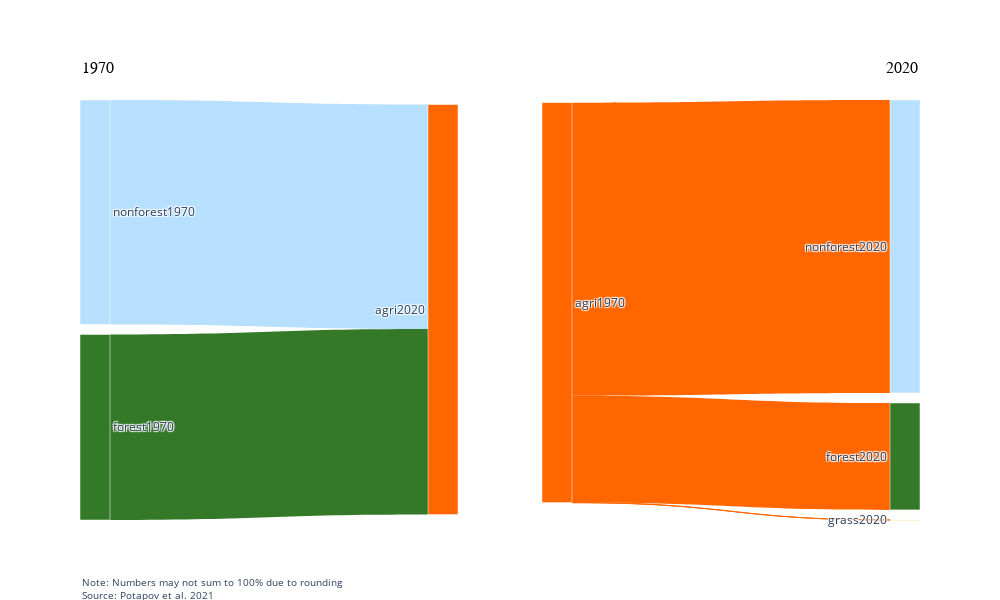

The code cell stored with this chart in its notebook:
### Code cell
import plotly.graph_objects as go

# Function to create a Sankey diagram from a dataframe
def create_sankey(df, tahun, node_scaling_factor, x, y):
    nodes = {}
    links = []
    node_colors = []
    link_colors = []

    for i in range(len(tahun) - 1):
        current_year = tahun[i]
        next_year = tahun[i + 1]

        gltct_current = f'GLCT{current_year}'
        color_current = f'color{current_year}'
        value_current = f'GAREA{current_year}'

        gltct_next = f'GLCT{next_year}'
        color_next = f'color{next_year}'
        value_next = f'GAREA{next_year}'

        for index, row in df.iterrows():
            source_node = row[gltct_current]
            target_node = row[gltct_next]
            color_source = row[color_current]

            if source_node not in nodes:
                nodes[source_node] = len(nodes)
                node_colors.append(color_source)
            if target_node not in nodes:
                nodes[target_node] = len(nodes)
                node_colors.append(row[color_next])

            link = {
                'source': nodes[source_node],
                'target': nodes[target_node],
                'value': row[value_next] * node_scaling_factor  # Scale node sizes
            }

            links.append(link)
            link_colors.append(color_source)

    return go.Sankey(
        domain=dict(
            x=x,  # Specify the x domain for positioning the plot
            y=y   # Specify the y domain for positioning the plot
        ),
        node=dict(
            pad=10,
            thickness=30,
            line=dict(color='white'),
            label=list(nodes.keys()),
            color=node_colors
        ),
        link=dict(
            source=[link['source'] for link in links],
            target=[link['target'] for link in links],
            value=[link['value'] for link in links],
            color=link_colors,
        )
    )

# Define scaling factor (assumed based on max area)
max_area = max(panelA[f'GAREA{tahun[-1]}'].max(), panelB[f'GAREA{tahun[-1]}'].max())
scaling_factor = 5 / max_area  # 5-inch max node size for the largest node

# Create a new figure
fig = go.Figure()

# Create Sankey plots for two different dataframes
sankey_plot1 = create_sankey(panelA, tahun, scaling_factor, [0.0, 0.45], [0.0, 1.0])
sankey_plot2 = create_sankey(panelB, tahun, scaling_factor, [0.55, 1.0], [0.0, 1.0])

# Add the Sankey plots to the figure
fig.add_trace(sankey_plot1)
fig.add_trace(sankey_plot2)

# Update layout with consistent annotations
fig.update_layout(
    showlegend=True,
    plot_bgcolor="rgba(0,0,0,0)",
    width=1000,
    height=600,
    annotations=[
        dict(
            text="1970", x=0, y=1.1, xref="paper", yref="paper",
            showarrow=False, arrowhead=2, ax=0, ay=-40,
            font=dict(size=16, color="black", family="Arial Black")
        ),
        dict(
            text="2020", x=1, y=1.1, xref="paper", yref="paper",
            showarrow=False, arrowhead=2, ax=0, ay=-40,
            font=dict(size=16, color="black", family="Arial Black")
        )
    ],
    legend=dict(
        orientation="h",
        yanchor="bottom",
        y=-0.1,
        xanchor="center",
        x=0.5
    )
)

note_text = "Note: Numbers may not sum to 100% due to rounding<br>Source: Potapov et al. 2021"
fig.add_annotation(
    text=note_text,
    xref="paper", yref="paper",
    x=0,
    y=-0.2,
    showarrow=False,
    font=dict(size=10),
    align="left"
)

# Show the figure with subplots
fig.show()

### Figure 1 — Plotly figure (JSON) as saved in the notebook; plotly's stock layout.template omitted (floating-point values rounded to 4 significant figures)
{"data": [{"domain": {"x": [0, 0.45], "y": [0, 1]}, "link": {"color": ["#347928", "#B7E0FF"], "source": [0, 2], "target": [1, 1], "value": [4.133, 5]}, "node": {"color": ["#347928", "#FF6600", "#B7E0FF"], "label": ["forest1970", "agri2020", "nonforest1970"], "line": {"color": "white"}, "pad": 10, "thickness": 30}, "type": "sankey"}, {"domain": {"x": [0.55, 1], "y": [0, 1]}, "link": {"color": ["#FF6600", "#FF6600", "#FF6600"], "source": [0, 0, 0], "target": [1, 2, 3], "value": [0.588, 0.0004307, 1.611]}, "node": {"color": ["#FF6600", "#347928", "#FCCD2A", "#B7E0FF"], "label": ["agri1970", "forest2020", "grass2020", "nonforest2020"], "line": {"color": "white"}, "pad": 10, "thickness": 30}, "type": "sankey"}], "layout": {"annotations": [{"arrowhead": 2, "ax": 0, "ay": -40, "font": {"color": "black", "family": "Arial Black", "size": 16}, "showarrow": false, "text": "1970", "x": 0, "xref": "paper", "y": 1.1, "yref": "paper"}, {"arrowhead": 2, "ax": 0, "ay": -40, "font": {"color": "black", "family": "Arial Black", "size": 16}, "showarrow": false, "text": "2020", "x": 1, "xref": "paper", "y": 1.1, "yref": "paper"}, {"align": "left", "font": {"size": 10}, "showarrow": false, "text": "Note: Numbers may not sum to 100% due to rounding<br>Source: Potapov et al. 2021", "x": 0, "xref": "paper", "y": -0.2, "yref": "paper"}], "height": 600, "legend": {"orientation": "h", "x": 0.5, "xanchor": "center", "y": -0.1, "yanchor": "bottom"}, "plot_bgcolor": "rgba(0,0,0,0)", "showlegend": true, "width": 1000}}
